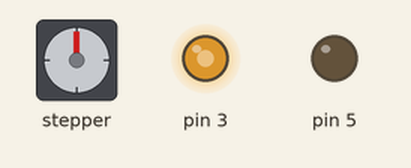
Simulated run of this sketch. Board: Arduino Uno, built with avr-gcc and run on an emulated ATmega328P. On the bench: stepper motor, output pins drawn as LEDs (lit = HIGH). Wiring (inferred from the names in the program): stepper motor driver (200 steps per turn assumed): step pin 9; direction pin 8; enable pin 10. Pins used as bus, display or sensor lines are not drawn.

Above: at 0.05 s.
At 1.0 s:
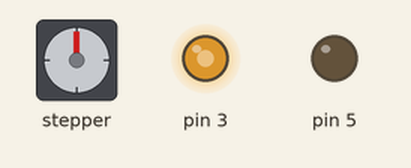
Timing chart, 0 to 3.0 s (numbered marks = the images above):
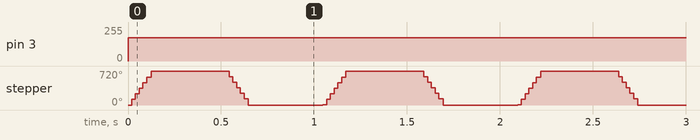

Measured:
- by itself, pin 3: 0/255 → 175/255 at 0.00 s
- by itself, stepper: turns 720° clockwise in 0.10 s, then 720° counter-clockwise in 0.12 s, repeating every 1.0 s

The sketch:

Program.ino
```cpp
//Written with the help of Imaad Syed and Dr. Lafe Spietz

#include <Stepper.h>

int delayus = 150;
int dirPin3 = 8;
int stepPin3 = 9;
int enPin3 = 10;

void setup() {
  // put your setup code here, to run once:
    Serial.begin(9600);
    pinMode(3, OUTPUT);
    pinMode(5, OUTPUT);


    pinMode(dirPin3,OUTPUT);
    pinMode(stepPin3,OUTPUT);
    pinMode(enPin3,OUTPUT);


    digitalWrite(dirPin3,LOW);
    digitalWrite(stepPin3,LOW);
    digitalWrite(enPin3,HIGH);
}

void loop() {
  // put your main code here, to run repeatedly:

  digitalWrite(5, LOW);
  analogWrite(3, 175);
  //delay(100);

  moveUp(400);
  delay(400);
  moveDown(400);
  delay(400);

}

void moveDown(int nSteps){
      digitalWrite(dirPin3,LOW);
     digitalWrite(enPin3,LOW);

     for(int index = 0;index < nSteps;index++){
       digitalWrite(stepPin3,HIGH);
       delayMicroseconds(delayus);
       digitalWrite(stepPin3,LOW);
       delayMicroseconds(delayus);
     }
     digitalWrite(enPin3,HIGH);
}

void moveUp(int nSteps){
     digitalWrite(dirPin3,HIGH);
     digitalWrite(enPin3,LOW);

     for(int index = 0;index < nSteps;index++){
       digitalWrite(stepPin3,HIGH);
       delayMicroseconds(delayus);
       digitalWrite(stepPin3,LOW);
       delayMicroseconds(delayus);
     }
     digitalWrite(enPin3,HIGH);
}
```
